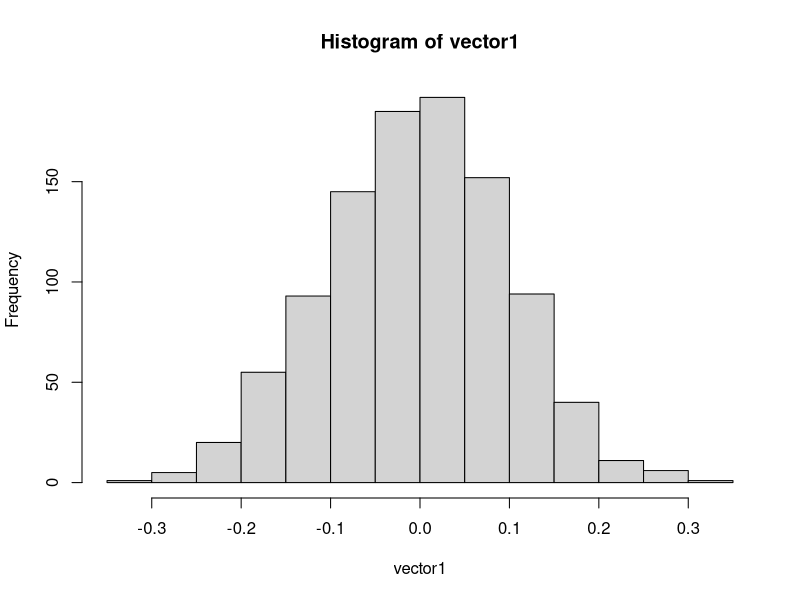
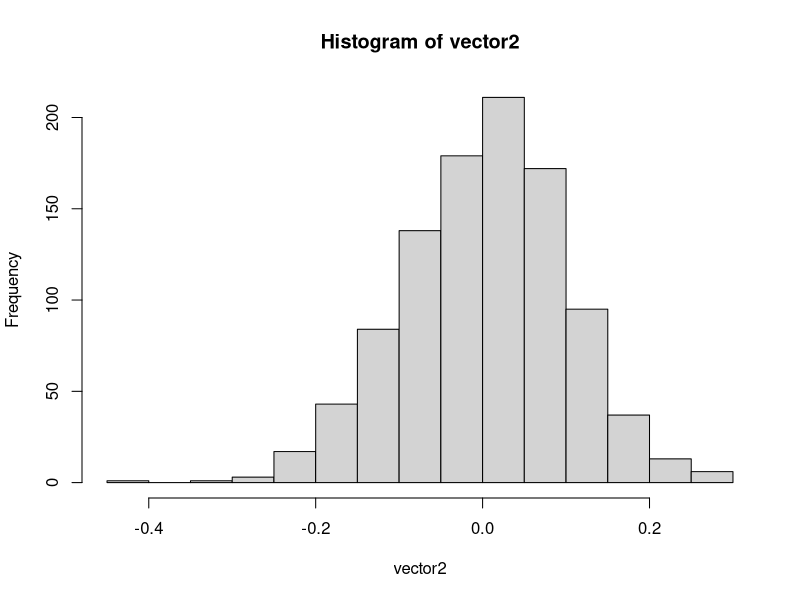
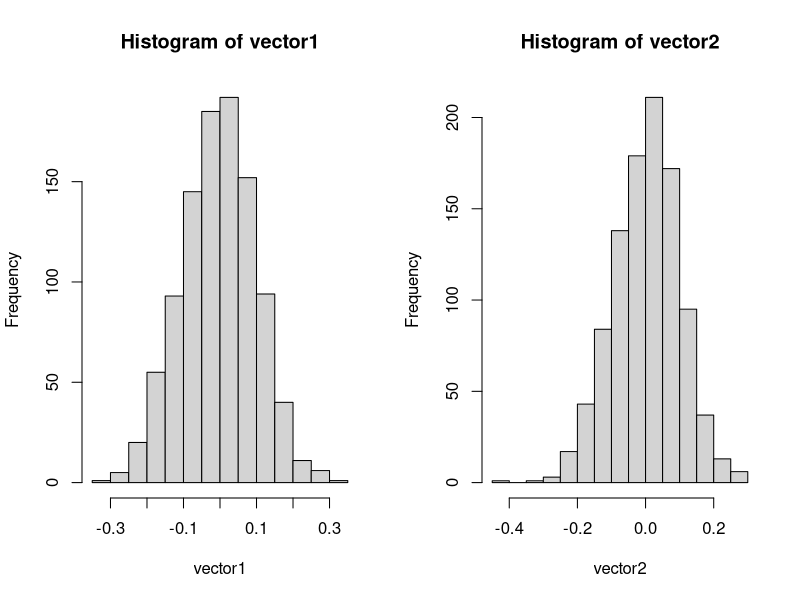
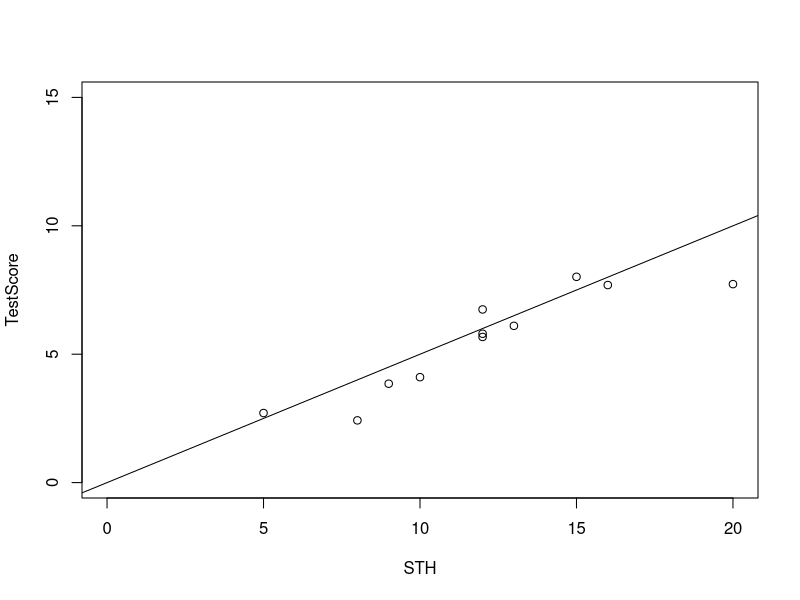
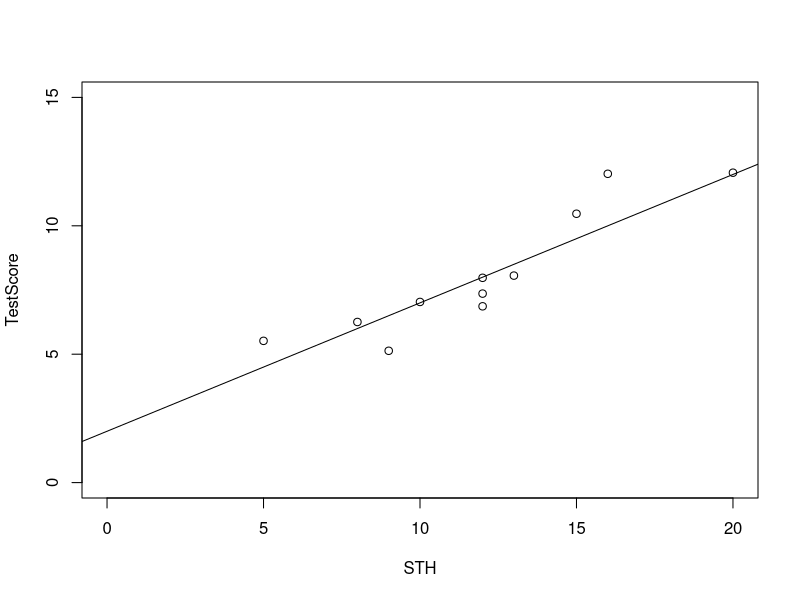
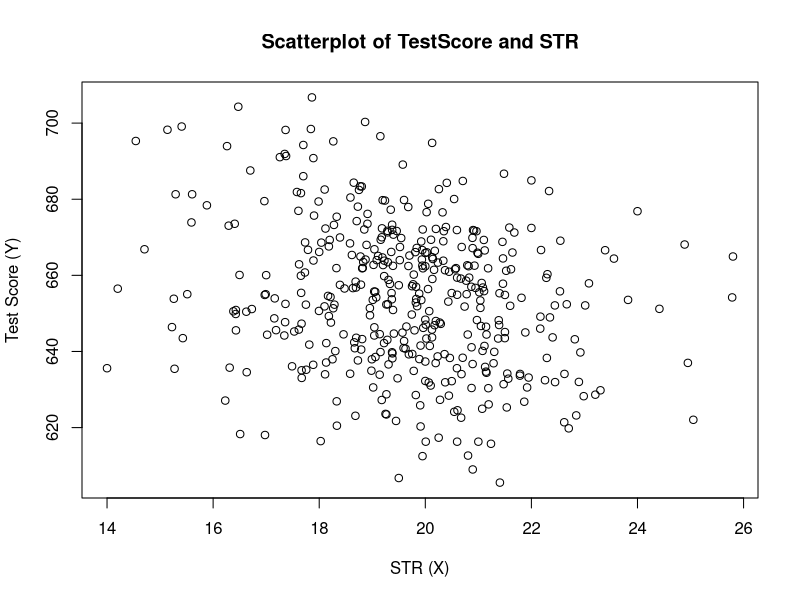
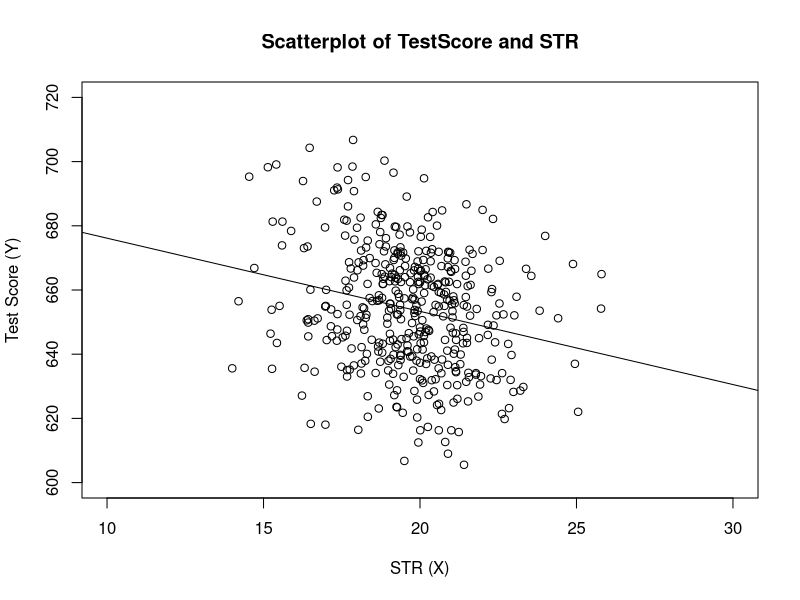
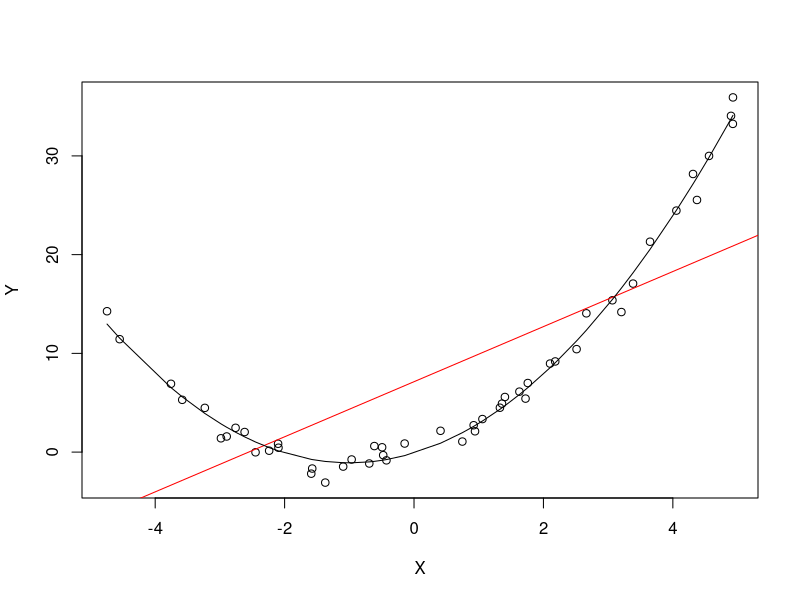

R code for these plots, in order:
library(AER) #Provides some datasets
library(MASS) #Collection of functions for applied statistics
install.packages("MASS")

# ASSIGNMENT - LESSON 2 ------------------------------------------------

#a)Draw a sample of size=100 from a Standard Normal Distribution

sample1 <- rnorm(100)

#b)Perform a t-test "by hand" (without the R function)
t_by_hand <- mean(sample1)/sqrt(var(sample1)/100)
t_by_hand

#c)Perform the t-test using the function from R and compare the values
t.test(sample1)

t.test(sample1)$statistic==mean(sample1)/sqrt(var(sample1)/100) #Check!

#d)Interpret the result of the t-test


#NUll hypothesis: true mean is equal to zero
#According to the statistics, we do not reject the null hypothesis at the level of 95%

#d) Repeat step a) 1000 times, storing the mean on a vector and plot the histogram

#2 ways
#1st - function replicate
vector1 <- replicate(expr = mean(rnorm(100)), n=1000)
hist(vector1)

#2nd way - using a loop

vector2 <- numeric(1000)
for (i in 1:1000) {
  vector2[i] <- mean(rnorm(100))
  
}

hist(vector2)
par(mfrow=c(1,2)) #Command to plot more than 1 figure at the same time
hist(vector1)
hist(vector2)
par(mfrow=c(1,1)) #Back to default

# SIMPLE LINEAR REGRESSION ------------------------------------------------

STH <- c(12,15,10,20,8,12,16,13,5,9,12) #Hours studied
TestScore <- 0.5*STH + rnorm(11,0,1) #Exam score as a function of studied hours + random error

#A simple linear regression is Y=B1.X + e

plot(STH, TestScore, xlim = c(0,20), ylim = c(0,15))
abline(a=0, b=0.5)  #a=intercept b=slope. 

#Including an intercept
TestScore <- 2+ 0.5*STH + rnorm(11,0,1) # Data Generation Process of Exam score
plot(STH, TestScore, xlim = c(0,20), ylim = c(0,15))
abline(a=2, b=0.5)  


# ESTIMATING THE COEFFICIENTS ---------------------------------------------

##Exploring the Dataset
data(CASchools) #california Schools Dataset
View(CASchools)
###Create a new Variable, Students-teacher ratio.

#Compute STR and append it to CASchools
CASchools$STR <- CASchools$students/CASchools$teachers 

#Compute TestScore (average between Math and Read) and append it to the dataframe
CASchools$score <- (CASchools$read + CASchools$math)/2     

#Compute sample averages of STR and score
avg_STR <- mean(CASchools$STR) 
avg_score <- mean(CASchools$score)

#Compute sample standard deviations of STR and score
sd_STR <- sd(CASchools$STR) 
sd_score <- sd(CASchools$score)

#Creating a summary dataframe

# set up a vector of percentiles and compute the quantiles 
quantiles <- c(0.10, 0.25, 0.4, 0.5, 0.6, 0.75, 0.9)
quant_STR <- quantile(CASchools$STR, quantiles) #Arguments: series and vector of percentiles
quant_score <- quantile(CASchools$score, quantiles)

# gather everything in a data.frame 
DistributionSummary <- data.frame(Average = c(avg_STR, avg_score), 
                                  StandardDeviation = c(sd_STR, sd_score), 
                                  quantile = rbind(quant_STR, quant_score))
#rbind combines two or more vectors

DistributionSummary

#Plot
plot(score ~ STR, 
     data = CASchools,
     main = "Scatterplot of TestScore and STR", 
     xlab = "STR (X)",
     ylab = "Test Score (Y)")

cor(CASchools$STR, CASchools$score) #Correlation. Negative, but weak

###OLS ESTIMATION 

#1ST - BY HAND!
attach(CASchools) # allows to use the variables contained in CASchools directly.
#BE CAREFUL! REMEMBER TO DETACH

#B1 hat
beta_1 <- sum((STR - mean(STR)) * (score - mean(score))) / sum((STR - mean(STR))^2)


#B0 hat
beta_0 <- mean(score) - beta_1 * mean(STR)

# print the results to the console 
beta_1
beta_0

detach(CASchools)

#2ND- USING THE PACKAGE
linear_model <- lm(score ~ STR, data = CASchools) 
summary(linear_model)

linear_model$coefficients
beta_0 ; beta_1
#The same values!

# plot the data
plot(score ~ STR, 
     data = CASchools,
     main = "Scatterplot of TestScore and STR", 
     xlab = "STR (X)",
     ylab = "Test Score (Y)",
     xlim = c(10, 30),
     ylim = c(600, 720))

# add the regression line
abline(linear_model) 




# MEASURES OF FIT ---------------------------------------------------------

summary(linear_model)
ls(summary(linear_model)) #Check available outputs
r_squared <- summary(linear_model)$"r.squared" #Accessing a single output
mod_summary <- summary(linear_model) #Put the outputs in an object


attach(CASchools)

#R^2 by hand
SSR <- sum(mod_summary$residuals^2)
TSS <- sum((score - mean(score))^2)
R2 <- 1 - SSR/TSS; R2 
summary(linear_model)$"r.squared" 
#Same value!
detach(CASchools)




# THE LEAST SQUARE ASSUMPTIONS --------------------------------------------

###ASSUMPTION 1

# set a seed to make the results reproducible
set.seed(321)

#Generate the data 
X <- runif(50, min = -5, max = 5)
u <- rnorm(50, 0,1)  

# Data generating process (The true relationship)
Y <- X^2 + 2 * X + u                

# estimate a simple regression model 
mod_simple <- lm(Y ~ X)

# predict using a quadratic model 
prediction <- predict(lm(Y ~ X + I(X^2)), data.frame(X = sort(X)))

# plot the results
plot(Y ~ X)
abline(mod_simple, col = "red")
lines(sort(X), prediction)
#E(Ei|Xi) varies with the Xi.


###ASSUMPTION 2

# set seed
set.seed(123)

# generate a date vector
Date <- seq(as.Date("1951/1/1"), as.Date("2000/1/1"), "years")

# initialize the employment vector
X <- c(5000, rep(NA, length(Date)-1))

# generate time series observations with random influences
for (i in 2:length(Date)) {
  
  X[i] <- -50 + 0.98 * X[i-1] + rnorm(n = 1, sd = 200)
  
}

#plot the results
plot(x = Date, 
     y = X, 
     type = "l", 
     col = "steelblue", 
     ylab = "Workers", 
     xlab = "Time")

#The  level of today's employment is correlated with tomorrows employment level. 
#Thus, the i.i.d. assumption is violated.

##Assumption 3

# set seed
set.seed(123)

# generate the data
X <- sort(runif(10, min = 30, max = 70))
Y <- rnorm(10 , mean = 200, sd = 50)
Y[9] <- 2000  #Create an outlier


# fit model with outlier
fit <- lm(Y ~ X)

# fit model without outlier
fitWithoutOutlier <- lm(Y[-9] ~ X[-9])

# plot the results

plot(Y ~ X,pch=16)
abline(fit)
abline(fitWithoutOutlier, col = "red")


# HANDS ON! MONTE CARLO SIMULATIONS  -------------------------------------------------

#We can check the unbiasedness and consistency of OLS estimators via MONTE CARLO simulations

#Routine:
#1-Consider the model Y=b0+b1*x+u
#2-Define a value to the parameters b0 and b1 creating these objects
#3-Generate the variable x, drawing a sample (size=50) from a normal distribution
#4-Generate the variable u, drawing from the standard normal distribution
#5-Create the variable Y=b0+b1*x+u
#6-Estimate the parameters via OLS.
#7-Get the coefficients. The values might be close to the parameters.
#SKIP NEXT STEP
#8-Check how close they are, performing a t-test and interpreting it.Tip: use pnorm()

#Simulations:
#Repeat the previous routine (steps 3 to 7) 1000 times. Tip: use "for" 
#For every estimation, store the coefficients b0 and b1 in empty vectors previously created.
#Get the mean of each vector (b0 and b1). 
#Are they close to the true parameters? Are the OLS estimators biased?
#Plot the histogram of each of them

#REPEAT ALL THE SIMULATIONS, BUT WITH SAMPLE SIZE EQUAL TO 200, THEN EQUAL TO 1000.
#Plot the 3 histograms (sample size =50, 200 and 1000) of b0 side by side to compare.
#Do the same with the 3 histograms of b1.
#TIP: USE THE SAME RANGE ON X-AXIS (argument xlim= ) TO A BETTER COMPARISON
#Are the OLS estimators consistent?
